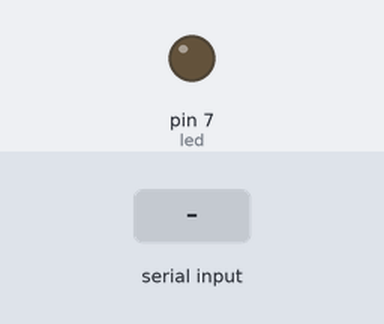
This sketch was run on a simulated Arduino Uno, built with avr-gcc and run on an emulated ATmega328P. Parts: output pins drawn as LEDs (lit = HIGH). Dashed ring = blinking. The test bench sets the inputs (shaded band). What the sketch prints to the serial monitor is not drawn.

Above: at 1.2 s.
1.3 s: "1" received over Serial
At 2.4 s:
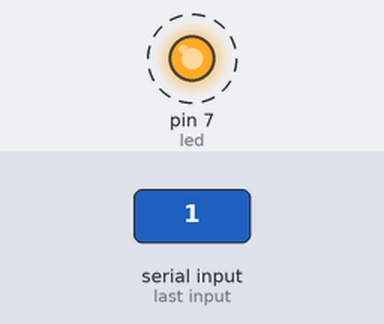
4.3 s: "0" received over Serial
At 7.1 s:
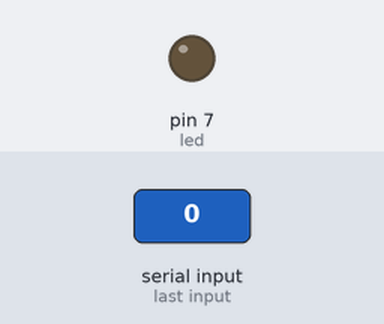
7.3 s: "2" received over Serial
At 8.4 s:
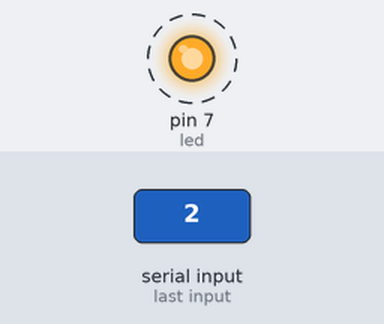
Timing chart, 0 to 10.8 s (numbered marks = the images above; inputs shaded):
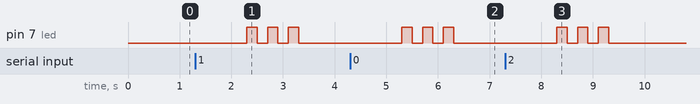

The sketch:

questao_6.ino
```cpp
#define led 7
bool palindromo;

void setup() {
  Serial.begin(9600);
  pinMode(led, OUTPUT);
}
void loop() {
  palindromo = true;
  if (Serial.available()) {
    String palavra = Serial.readString();
    if (palavra.length() == 1){
      Serial.print(1);
    }
    else if (palavra.length()%2 == 0) {
      for (int i=0;i<(palavra.length()/2);i++) {
        if (palavra[i] != palavra[palavra.length()-1-i]) {
          palindromo = false;
          break;
        }
      }
    }
    else {
      for (int i=0;i<(((palavra.length()+1)/2)-1);i++) {
        if (palavra[i] != palavra[palavra.length()-1-i]) {
          palindromo = false;
          break;
        }
      }
    }
    if (palindromo) {
      for (int i=0;i<3;i++) {
        digitalWrite(led, HIGH);
        delay(200);
        digitalWrite(led, LOW);
        delay(200);
      }
    }
    else {
      for (int i=0;i<3;i++) {
        digitalWrite(led, HIGH);
        delay(1000);
        digitalWrite(led, LOW);
        delay(1000);
      }
    }
  }
}
```

Measured:
- after the input at 1.3 s, pin 7 (led): alternates HIGH for 0.20 s and LOW for 0.20 s, 6 changes in all, then stays LOW, starting after 1.0 s
- after the input at 4.3 s, pin 7 (led): alternates HIGH for 0.20 s and LOW for 0.20 s, 6 changes in all, then stays LOW, starting after 1.0 s
- after the input at 7.3 s, pin 7 (led): alternates HIGH for 0.20 s and LOW for 0.20 s, 6 changes in all, then stays LOW, starting after 1.0 s
